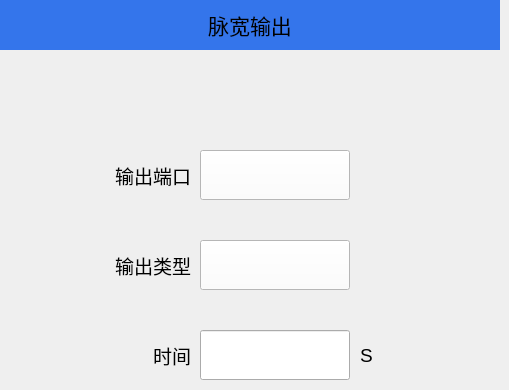
   <widget class="QWidget" name="page_8">
    <widget class="QLabel" name="label_8">
     <property name="geometry">
      <rect>
       <x>0</x>
       <y>0</y>
       <width>500</width>
       <height>50</height>
      </rect>
     </property>
     <property name="minimumSize">
      <size>
       <width>500</width>
       <height>50</height>
      </size>
     </property>
     <property name="maximumSize">
      <size>
       <width>500</width>
       <height>50</height>
      </size>
     </property>
     <property name="font">
      <font>
       <pointsize>16</pointsize>
      </font>
     </property>
     <property name="styleSheet">
      <string notr="true">QLabel{background-color:#3475EB;}</string>
     </property>
     <property name="text">
      <string>脉宽输出</string>
     </property>
     <property name="alignment">
      <set>Qt::AlignCenter</set>
     </property>
    </widget>
    <widget class="QLabel" name="label_64">
     <property name="geometry">
      <rect>
       <x>70</x>
       <y>150</y>
       <width>121</width>
       <height>51</height>
      </rect>
     </property>
     <property name="font">
      <font>
       <pointsize>14</pointsize>
      </font>
     </property>
     <property name="text">
      <string>输出端口</string>
     </property>
     <property name="alignment">
      <set>Qt::AlignRight|Qt::AlignTrailing|Qt::AlignVCenter</set>
     </property>
    </widget>
    <widget class="QLabel" name="label_63">
     <property name="geometry">
      <rect>
       <x>120</x>
       <y>330</y>
       <width>71</width>
       <height>51</height>
      </rect>
     </property>
     <property name="font">
      <font>
       <pointsize>14</pointsize>
      </font>
     </property>
     <property name="text">
      <string>时间</string>
     </property>
     <property name="alignment">
      <set>Qt::AlignRight|Qt::AlignTrailing|Qt::AlignVCenter</set>
     </property>
    </widget>
    <widget class="QLabel" name="label_65">
     <property name="geometry">
      <rect>
       <x>70</x>
       <y>240</y>
       <width>121</width>
       <height>51</height>
      </rect>
     </property>
     <property name="font">
      <font>
       <pointsize>14</pointsize>
      </font>
     </property>
     <property name="text">
      <string>输出类型</string>
     </property>
     <property name="alignment">
      <set>Qt::AlignRight|Qt::AlignTrailing|Qt::AlignVCenter</set>
     </property>
    </widget>
    <widget class="QLineEdit" name="Edit_pulseWidthOutputTime">
     <property name="geometry">
      <rect>
       <x>200</x>
       <y>330</y>
       <width>150</width>
       <height>50</height>
      </rect>
     </property>
     <property name="minimumSize">
      <size>
       <width>150</width>
       <height>50</height>
      </size>
     </property>
     <property name="maximumSize">
      <size>
       <width>150</width>
       <height>50</height>
      </size>
     </property>
     <property name="font">
      <font>
       <pointsize>14</pointsize>
      </font>
     </property>
    </widget>
    <widget class="QLabel" name="label_66">
     <property name="geometry">
      <rect>
       <x>360</x>
       <y>330</y>
       <width>51</width>
       <height>51</height>
      </rect>
     </property>
     <property name="font">
      <font>
       <pointsize>14</pointsize>
      </font>
     </property>
     <property name="text">
      <string>S</string>
     </property>
    </widget>
    <widget class="QPushButton" name="Btn_pulseWidthOutputPort">
     <property name="geometry">
      <rect>
       <x>200</x>
       <y>150</y>
       <width>150</width>
       <height>50</height>
      </rect>
     </property>
     <property name="minimumSize">
      <size>
       <width>150</width>
       <height>50</height>
      </size>
     </property>
     <property name="maximumSize">
      <size>
       <width>150</width>
       <height>50</height>
      </size>
     </property>
     <property name="font">
      <font>
       <pointsize>14</pointsize>
      </font>
     </property>
     <property name="styleSheet">
      <string notr="true">background-color:white;</string>
     </property>
     <property name="text">
      <string/>
     </property>
    </widget>
    <widget class="QPushButton" name="Btn_pulseWidthOutputType">
     <property name="geometry">
      <rect>
       <x>200</x>
       <y>240</y>
       <width>150</width>
       <height>50</height>
      </rect>
     </property>
     <property name="minimumSize">
      <size>
       <width>150</width>
       <height>50</height>
      </size>
     </property>
     <property name="maximumSize">
      <size>
       <width>150</width>
       <height>50</height>
      </size>
     </property>
     <property name="font">
      <font>
       <pointsize>14</pointsize>
      </font>
     </property>
     <property name="styleSheet">
      <string notr="true">background-color:white;</string>
     </property>
     <property name="text">
      <string/>
     </property>
    </widget>
   </widget>
